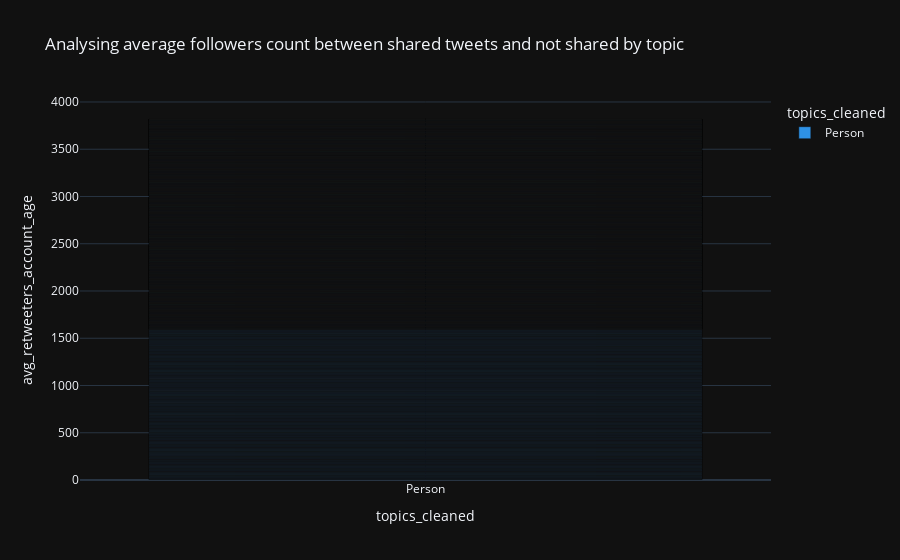

Notebook code for this chart:
### Code cell
fig = px.bar(df_test3, x="topics_cleaned", y="avg_retweeters_account_age", color="topics_cleaned", color_discrete_sequence=px.colors.qualitative.Dark24,
             title="Analysing average followers count between shared tweets and not shared by topic")
fig.show()

### Figure 1 — Plotly figure (JSON) as saved in the notebook; plotly's stock layout.template omitted (floating-point values rounded to 4 significant figures; data arrays with more than 128 entries replaced by an {"elided": "..."} marker saying what was removed)
{"data": [{"alignmentgroup": "True", "hovertemplate": "topics_cleaned=%{x}<br>avg_retweeters_account_age=%{y}<extra></extra>", "legendgroup": "Person", "marker": {"color": "#2E91E5", "pattern": {"shape": ""}}, "name": "Person", "offsetgroup": "Person", "orientation": "v", "showlegend": true, "textposition": "auto", "x": {"elided": "4428 str values"}, "xaxis": "x", "y": {"elided": "4428 int values"}, "yaxis": "y", "type": "bar"}], "layout": {"xaxis": {"anchor": "y", "domain": [0.0, 1.0], "title": {"text": "topics_cleaned"}, "categoryorder": "array", "categoryarray": ["Person"]}, "yaxis": {"anchor": "x", "domain": [0.0, 1.0], "title": {"text": "avg_retweeters_account_age"}}, "legend": {"title": {"text": "topics_cleaned"}, "tracegroupgap": 0}, "title": {"text": "Analysing average followers count between shared tweets and not shared by topic"}, "barmode": "relative"}}
